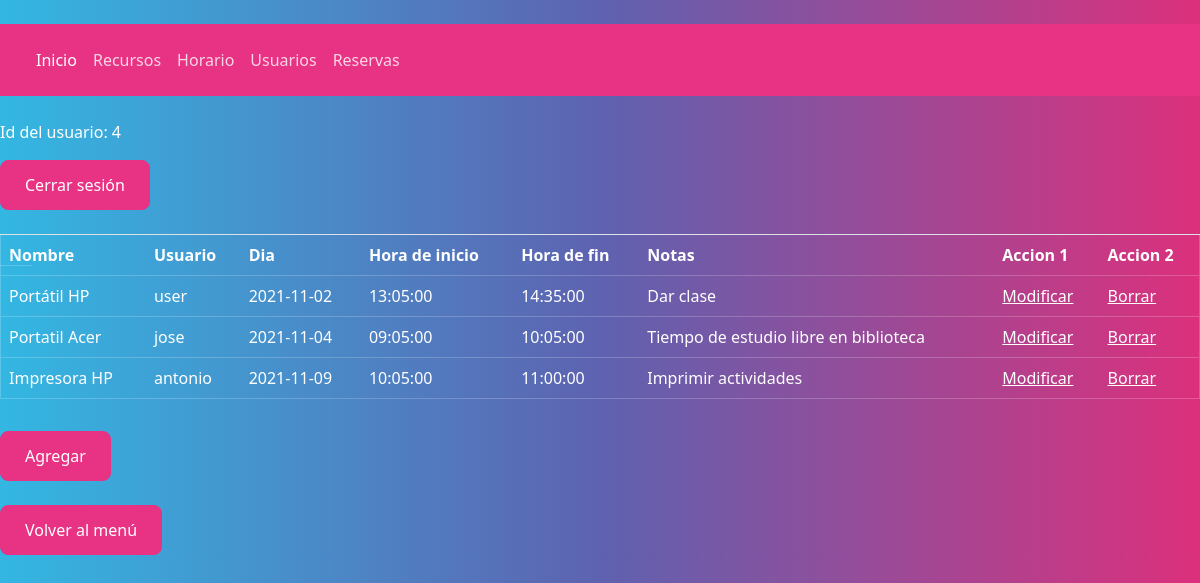
/index.php?action=showAllReserves&controller=controllerReserve (signed in), run on the app's committed database.
### tables this page shows
CREATE TABLE reserves(
    id INT UNSIGNED AUTO_INCREMENT PRIMARY KEY,
    id_resource INT UNSIGNED NOT NULL,
    id_user INT UNSIGNED NOT NULL,
    id_timeslot INT UNSIGNED NOT NULL,
    note VARCHAR(5000),
    FOREIGN KEY (id_resource) REFERENCES resource(id) ON DELETE CASCADE ON UPDATE CASCADE,
    FOREIGN KEY (id_user) REFERENCES user(id) ON DELETE CASCADE ON UPDATE CASCADE,
    FOREIGN KEY (id_timeslot) REFERENCES timeslot(id) ON DELETE CASCADE ON UPDATE CASCADE
);

CREATE TABLE resource (
    id INT UNSIGNED AUTO_INCREMENT PRIMARY KEY,
    name VARCHAR(250) NOT NULL,
    description VARCHAR(2500) NOT NULL,
    location VARCHAR(200) NOT NULL,
    img VARCHAR(500) NOT NULL
);

CREATE TABLE user (
    id INT UNSIGNED AUTO_INCREMENT PRIMARY KEY,
    username VARCHAR(50) NOT NULL,
    password VARCHAR(50) NOT NULL,
    realname VARCHAR(100) NOT NULL
);

CREATE TABLE timeslot (
    id INT UNSIGNED AUTO_INCREMENT PRIMARY KEY,
    day_of_week VARCHAR(10) NOT NULL,
    start_time TIME NOT NULL,
    end_time TIME NOT NULL
);

### models/db.php (called while the page is built, shortened)
<?php
class DB
{
    private static $connection;
    public static function createConnection()
    {
        DB::$connection = new mysqli(Config::$server, Config::$user, Config::$psw, Config::$dbname);
        if (DB::$connection->connect_errno) return false;
        else return true;
    }
    public static function dataQuery($sql)
    {
        $res = self::$connection->query($sql);
        $resArray = array();
        if ($res->num_rows > 0) {
            while ($row = $res->fetch_array()) {
                $resArray[] = $row;
            }
        } else {
            $resArray = null;
        }
        return $resArray;
    }
}

### models/reserves.php (called while the page is built, shortened)
<?php
include_once("db.php");
class Reserves
{
    public function queryAll()
    {
        $result = DB::dataQuery("SELECT
        reserves.id,
        resource.name,
        user.username,
        timeslot.start_time,
        timeslot.end_time,
        timeslot.day_of_week,
        reserves.note
    FROM
        reserves INNER JOIN resource
        ON reserves.id_resource = resource.id
        INNER JOIN timeslot
        ON reserves.id_timeslot = timeslot.id
        INNER JOIN user
        ON reserves.id_user = user.id");
        if (count($result) > 0)
            return $result;
        else
            return null;
    }
}

### views/reserve/showReserves.php (the view, shortened to what this page needs)
<?php
$query = $data[2];
echo "<table border='1' class='table'>
<tr>
<th scope='col'>Nombre</th>
<th scope='col'>Usuario</th>
<th scope='col'>Dia</th>
<th scope='col'>Hora de inicio</th>
<th scope='col'>Hora de fin</th>
<th scope='col'>Notas</th>
<th scope='col'>Accion 1</th>
<th scope='col'>Accion 2</th>
</tr>";
foreach ($query as $row) {
    echo "<tr>";
    echo "<td>" . $row['name'] . "</td>";
    echo "<td>" . $row['username'] . "</td>";
    echo "<td>" . $row['day_of_week'] . "</td>";
    echo "<td>" . $row['start_time'] . "</td>";
    echo "<td>" . $row['end_time'] . "</td>";
    echo "<td>" . $row['note'] . "</td>";
    echo "<td><a href='index.php?action=formModifyReserve&controller=controllerReserve&idReserve=" . $row['id'] . "'>Modificar</a></td>";
    echo "<td><a href='index.php?action=deleteReserve&controller=controllerReserve&idReserve=" . $row['id'] . "'>Borrar</a></td>";
    echo "</tr>";
}
echo "</table>";
echo "<button class='btn btn-primary' onclick=\"window.location.href='index.php?action=formCreateReserve&controller=controllerReserve';\">Agregar</button>";

### data on the page
reserves: id_resource.name "Portátil HP", id_user.username "user", id_timeslot.day_of_week "2021-11-02", id_timeslot.start_time "13:05:00", id_timeslot.end_time "14:35:00", note "Dar clase"
reserves: id_resource.name "Portatil Acer", id_user.username "jose", id_timeslot.day_of_week "2021-11-04", id_timeslot.start_time "09:05:00", id_timeslot.end_time "10:05:00", note "Tiempo de estudio libre en biblioteca"
reserves: id_resource.name "Impresora HP", id_user.username "antonio", id_timeslot.day_of_week "2021-11-09", id_timeslot.start_time "10:05:00", id_timeslot.end_time "11:00:00", note "Imprimir actividades"

### other printed values
Security::getUserId() "4"
